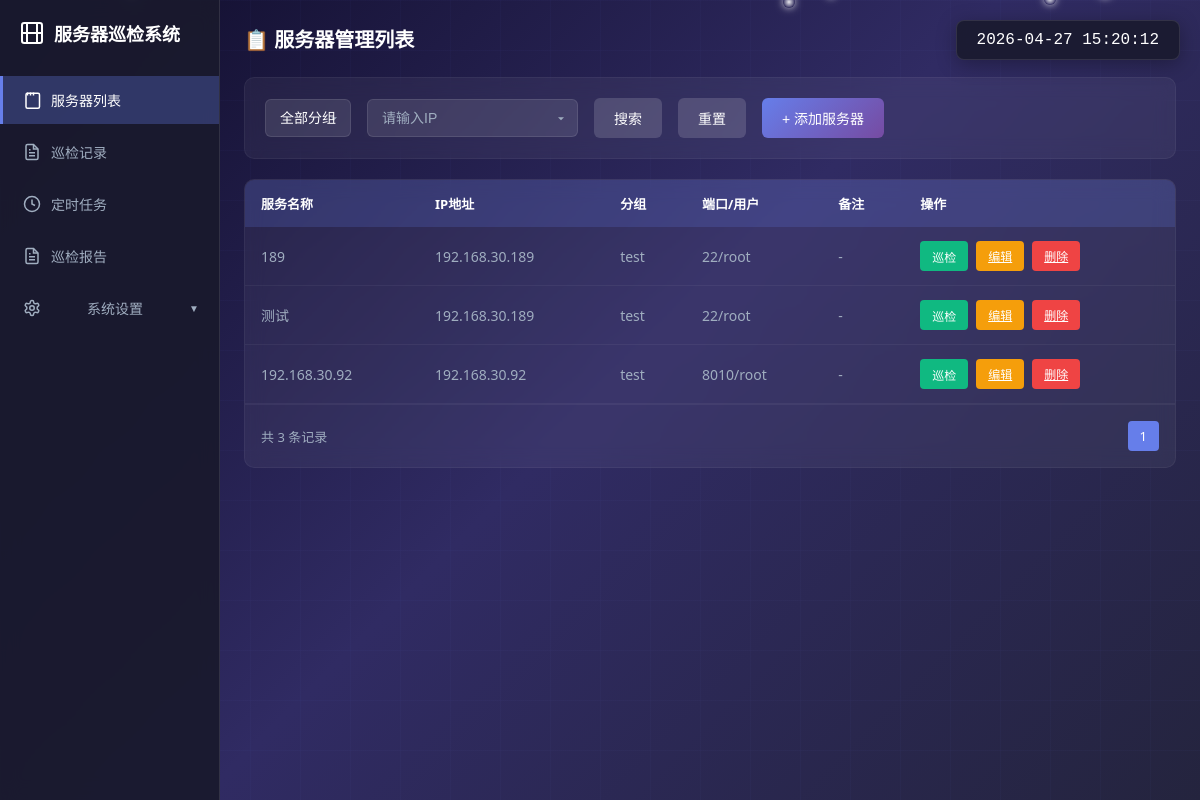
The page / on the database its author committed.
### tables this page shows
CREATE TABLE servers (
            id INTEGER PRIMARY KEY AUTOINCREMENT,
            name TEXT NOT NULL,
            ip TEXT NOT NULL,
            port INTEGER DEFAULT 22,
            username TEXT NOT NULL,
            private_key_content BLOB,
            password TEXT,
            group_id INTEGER DEFAULT 1,
            remark TEXT,
            created_at TIMESTAMP DEFAULT CURRENT_TIMESTAMP, is_deleted INTEGER DEFAULT 0,
            FOREIGN KEY (group_id) REFERENCES groups(id)
        );

CREATE TABLE groups (
            id INTEGER PRIMARY KEY AUTOINCREMENT,
            name TEXT NOT NULL UNIQUE,
            created_at TIMESTAMP DEFAULT CURRENT_TIMESTAMP
        , sort_order INTEGER DEFAULT 0, is_deleted INTEGER DEFAULT 0);

### app.py (the view)
@app.route('/')
def index():
    group_id = request.args.get('group_id', 'all')
    ip = request.args.get('ip', '')
    page = request.args.get('page', 1, type=int)
    per_page = 10
    servers = []
    total = 0
    if ip:
        servers = search_servers(ip)
        total = len(servers)
    else:
        servers = get_all_servers(group_id, page, per_page)
        total = get_servers_count(group_id)
    total_pages = (total + per_page - 1) // per_page
    groups = get_all_groups()
    return render_template('index.html', servers=servers, groups=groups, selected_group=group_id, search_ip=ip, page=page, per_page=per_page, total=total, total_pages=total_pages)

### database.py (called while the page is built)
def get_connection():
    return sqlite3.connect(DATABASE_PATH)

def get_all_groups():
    conn = get_connection()
    cursor = conn.cursor()
    cursor.execute('SELECT id, name, sort_order FROM groups WHERE is_deleted = 0 ORDER BY sort_order ASC, created_at DESC')
    groups = cursor.fetchall()
    conn.close()
    return groups

def get_servers_count(group_id=None):
    conn = get_connection()
    cursor = conn.cursor()
    if group_id and group_id != 'all':
        cursor.execute('SELECT COUNT(*) FROM servers WHERE group_id = ? AND is_deleted = 0', (group_id,))
    else:
        cursor.execute('SELECT COUNT(*) FROM servers WHERE is_deleted = 0')
    count = cursor.fetchone()[0]
    conn.close()
    return count

### templates/index.html (shortened to what this page needs)
<!DOCTYPE html>
<html lang="zh-CN">
<head>
</head>
<body>
    <div class="bg-animation"></div>
    <div class="bg-grid"></div>
    <div class="snow-container" id="snowContainer"></div>
    <div class="current-time" id="currentTime"></div>
    <div class="sidebar">
        <div class="logo">
            <h1>
                <svg viewBox="0 0 24 24" fill="none" stroke="currentColor" stroke-width="2">
                    <rect x="2" y="2" width="20" height="20" rx="2.18" ry="2.18"></rect>
                    <line x1="7" y1="2" x2="7" y2="22"></line>
                    <line x1="17" y1="2" x2="17" y2="22"></line>
                    <line x1="2" y1="12" x2="22" y2="12"></line>
                </svg>
                服务器巡检系统
            </h1>
        </div>
        <ul class="menu">
            <li>
                <a href="/" class="active">
                    <svg viewBox="0 0 24 24" fill="none" stroke="currentColor" stroke-width="2">
                        <path d="M4 21V5a2 2 0 0 1 2-2h14a2 2 0 0 1 2 2v16a2 2 0 0 1-2 2H6a2 2 0 0 1-2-2z"></path>
                        <path d="M14 2v4"></path>
                        <path d="M10 2v4"></path>
                        <path d="M6 2v4"></path>
                    </svg>
                    服务器列表
                </a>
            </li>
            <li>
                <a href="/records">
                    巡检记录
                </a>
            </li>
            <li>
                <a href="/tasks">
                    <svg viewBox="0 0 24 24" fill="none" stroke="currentColor" stroke-width="2">
                        <circle cx="12" cy="12" r="10"></circle>
                        <polyline points="12 6 12 12 16 14"></polyline>
                    </svg>
                    定时任务
                </a>
            </li>
            <li>
                <a href="/reports">
                    巡检报告
                </a>
            </li>
            <li class="has-submenu">
                <a href="#" class="submenu-toggle">
                    系统设置
                    <span class="submenu-icon">▼</span>
                </a>
            </li>
        </ul>
    </div>
    <div class="main-content">
        <div class="header">
            <div class="header-left">
                <h2>📋 服务器管理列表</h2>
            </div>
        </div>
        <div class="search-bar">
            <select id="group_filter" onchange="search()">
                <option value="all" {% if selected_group == 'all' %}selected{% endif %}>全部分组</option>
            </select>
            <input type="text" id="ip_search" placeholder="请输入IP" value="{{ search_ip }}">
            <button class="btn-search" onclick="search()">搜索</button>
            <button class="btn-reset" onclick="resetSearch()">重置</button>
            <button class="btn-add" onclick="goToAdd()">+ 添加服务器</button>
        </div>
        <div class="table-container">
            {% if servers %}
            <table class="data-table">
                <thead>
                    <tr>
                        <th>服务名称</th>
                        <th>IP地址</th>
                        <th>分组</th>
                        <th>端口/用户</th>
                        <th>备注</th>
                        <th>操作</th>
                    </tr>
                </thead>
                <tbody>
                    {% for server in servers %}
                    <tr>
                        <td>{{ server[1] }}</td>
                        <td>{{ server[2] }}</td>
                        <td>{{ server[6] or '-' }}</td>
                        <td>{{ server[3] }}/{{ server[4] }}</td>
                        <td>{{ server[7] or '-' }}</td>
                        <td>
                            <div class="action-btns">
                                <button class="action-btn btn-inspect" onclick="startInspection({{ server[0] }}, '{{ server[1] }}')">巡检</button>
                                <a href="/edit/{{ server[0] }}" class="action-btn btn-edit">编辑</a>
                                <a href="/delete/{{ server[0] }}" class="action-btn btn-delete" onclick="return confirm('确定删除该服务器？')">删除</a>
                            </div>
                        </td>
                    </tr>
                    {% endfor %}
                </tbody>
            </table>
            <div class="pagination">
                <div class="pagination-info">共 {{ total }} 条记录</div>
                <div class="pagination-links">
                    {% for p in range(1, total_pages+1) %}
                    <a href="/?group_id={{ selected_group }}&ip={{ search_ip }}&page={{ p }}" {% if p == page %}class="active"{% endif %}>{{ p }}</a>
                    {% endfor %}
                </div>
            </div>
            {% else %}
            <div class="empty-state">
                <h3>暂无服务器</h3>
                <p>点击上方按钮添加您的第一台服务器</p>
                <a href="/add">添加服务器</a>
            </div>
            {% endif %}
        </div>
    </div>
</body>
</html>

### rows shown on the page
servers: name "189", ip "192.168.30.189", name "test", port "22", username "root", remark "-"
servers: name "测试", ip "192.168.30.189", name "test", port "22", username "root", remark "-"
servers: name "192.168.30.92", ip "192.168.30.92", name "test", port "8010", username "root", remark "-"

### other values the page prints
{{ total }} "3"
{{ p }} "1"
